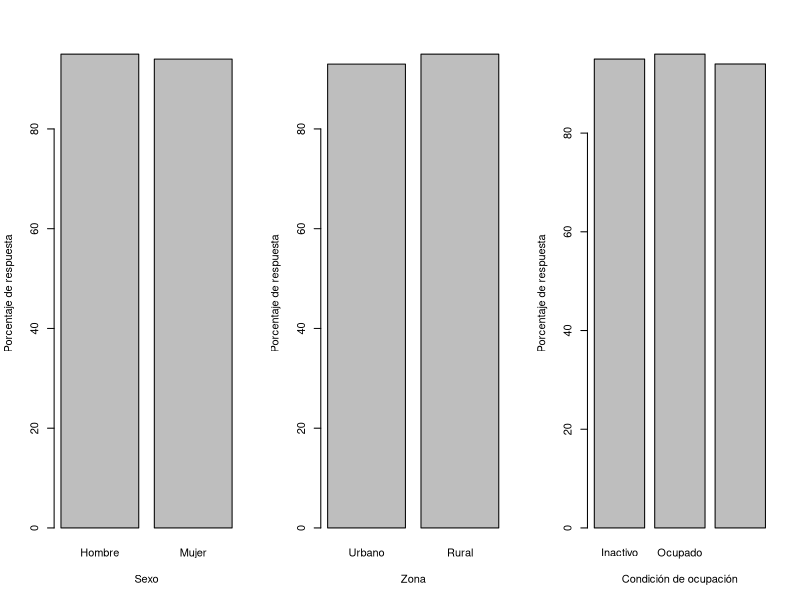
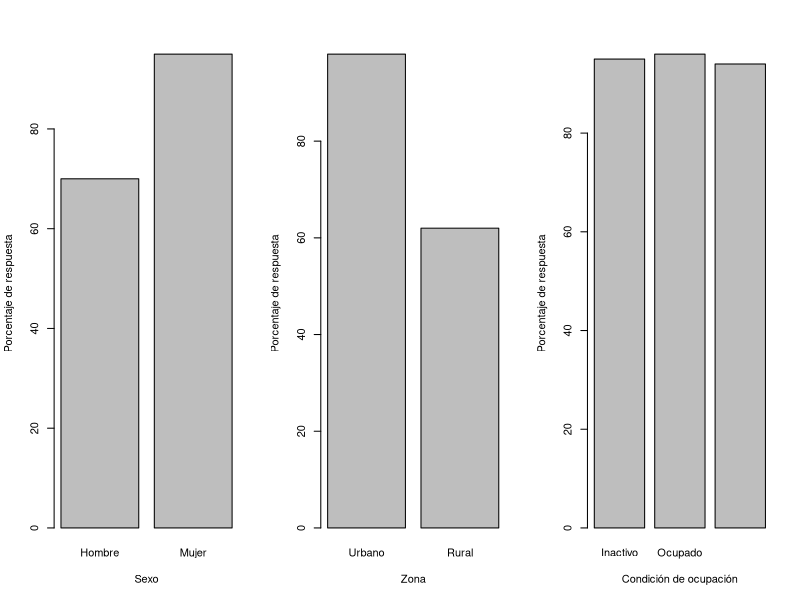
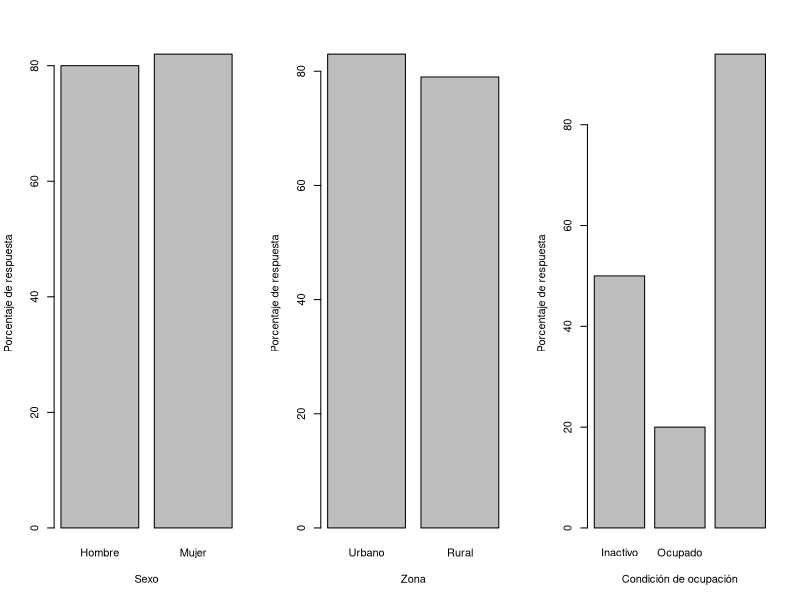

The R script that drew these images, in order:
## ---- chunk 1
par(mfrow=c(1, 3))
counts.G <- c(Hombre = 95, Mujer = 94)
barplot(counts.G, xlab = "Sexo", ylab = "Porcentaje de respuesta")
counts.Z <- c(Urbano = 93, Rural = 95)
barplot(counts.Z, xlab = "Zona", ylab = "Porcentaje de respuesta")
counts.T <- c(Inactivo = 95, Ocupado = 96, Desocupado = 94)
barplot(counts.T, xlab = "Condición de ocupación", ylab = "Porcentaje de respuesta")
## ---- chunk 2
par(mfrow=c(1, 3))
counts.G <- c(Hombre = 70, Mujer = 95)
barplot(counts.G, xlab = "Sexo", ylab = "Porcentaje de respuesta")
counts.Z <- c(Urbano = 98, Rural = 62)
barplot(counts.Z, xlab = "Zona", ylab = "Porcentaje de respuesta")
counts.T <- c(Inactivo = 95, Ocupado = 96, Desocupado = 94)
barplot(counts.T, xlab = "Condición de ocupación", ylab = "Porcentaje de respuesta")
## ---- chunk 3
par(mfrow=c(1, 3))
counts.G <- c(Hombre = 80, Mujer = 82)
barplot(counts.G, xlab = "Sexo", ylab = "Porcentaje de respuesta")
counts.Z <- c(Urbano = 83, Rural = 79)
barplot(counts.Z, xlab = "Zona", ylab = "Porcentaje de respuesta")
counts.T <- c(Inactivo = 50, Ocupado = 20, Desocupado = 94)
barplot(counts.T, xlab = "Condición de ocupación", ylab = "Porcentaje de respuesta")
